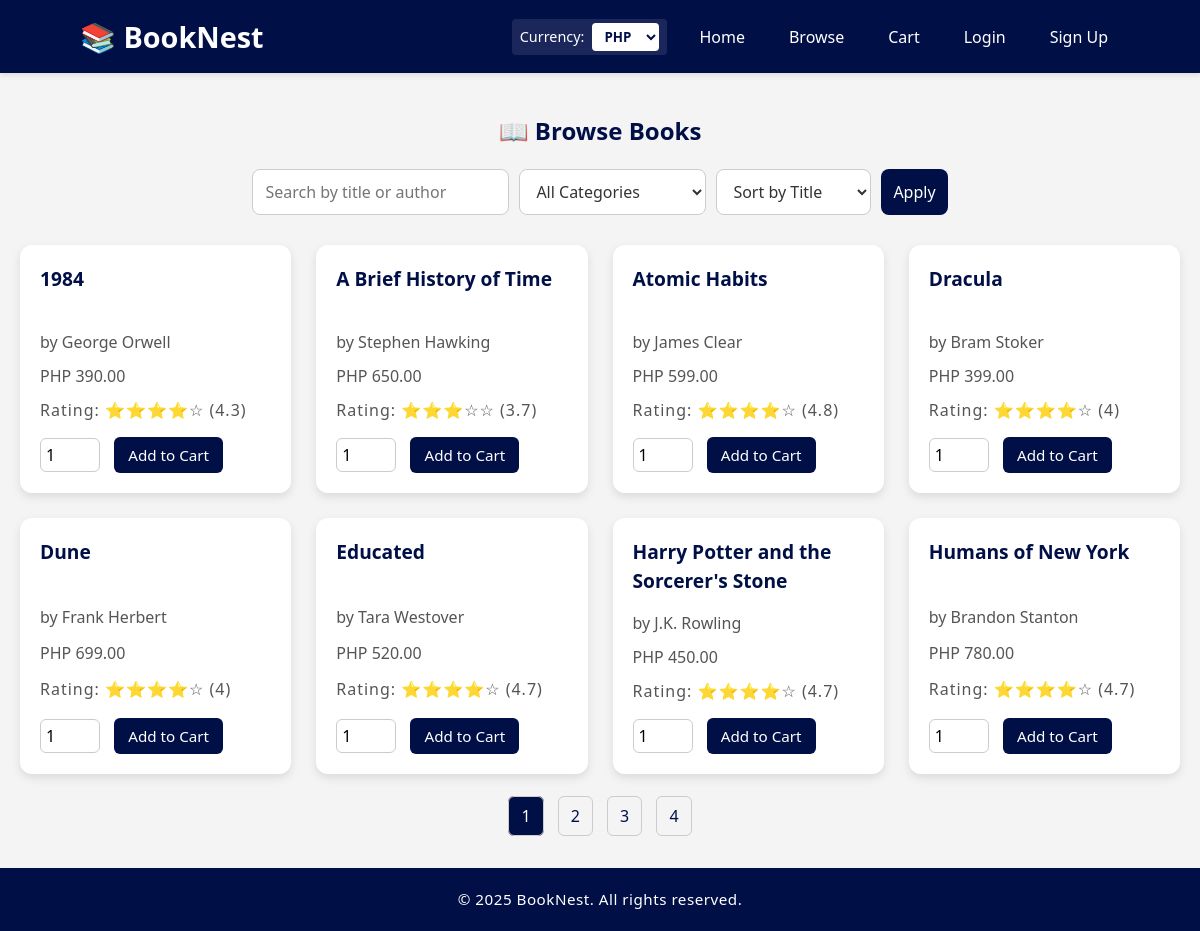
Screenshot of /browse.php with the database file from the repository.
### tables this page shows
CREATE TABLE `books` (
  `book_id` int(11) NOT NULL,
  `title` varchar(255) NOT NULL,
  `author` varchar(255) DEFAULT NULL,
  `price` decimal(10,2) NOT NULL,
  `stock` int(11) DEFAULT 0,
  `category_id` int(11) DEFAULT NULL,
  `is_featured` tinyint(1) DEFAULT 0,
  `is_digital` tinyint(1) DEFAULT 0
);

CREATE TABLE `currencies` (
  `currency_id` int(11) NOT NULL,
  `currency_code` varchar(10) NOT NULL,
  `exchange_rate` decimal(10,4) NOT NULL
);

### includes/currency_helper.php (called while the page is built, shortened)
<?php
if (!function_exists('display_price')) {
    function display_price($price) {
        global $conn;
        $currencyId = $_SESSION['currency_id'] ?? 1;
        $stmt = $conn->prepare("SELECT exchange_rate, currency_code FROM currencies WHERE currency_id = ?");
        $stmt->bind_param("i", $currencyId);
        $stmt->execute();
        $result = $stmt->get_result();
        $currency = $result->fetch_assoc();
        $rate = $currency['exchange_rate'] ?? 1.0;
        $code = $currency['currency_code'] ?? 'PHP';
        $converted = $price * $rate;
        return $code . ' ' . number_format($converted, 2);
    }
}
?>

### browse.php (the view, shortened to what this page needs)
<?php
require_once 'includes/db.php';
$page_css = '/BookNest/css/browse.css';
include 'includes/header.php';
$category_id = isset($_GET['category']) ? intval($_GET['category']) : 0;
$search = isset($_GET['search']) ? trim($_GET['search']) : '';
$sort = isset($_GET['sort']) ? $_GET['sort'] : 'title';
$limit = 8;
$page = isset($_GET['page']) ? max(1, intval($_GET['page'])) : 1;
$offset = ($page - 1) * $limit;
$where = [];
$params = [];
$types = '';
$where_sql = count($where) ? "WHERE " . implode(" AND ", $where) : "";
$count_query = $conn->prepare("SELECT COUNT(*) AS total FROM books $where_sql");
$count_query->execute();
$total = $count_query->get_result()->fetch_assoc()['total'];
$total_pages = ceil($total / $limit);
$query = $conn->prepare("SELECT * FROM books $where_sql ORDER BY $sort ASC LIMIT ? OFFSET ?");
if ($types) {
    $types_with_limit = $types . "ii";
    $params_with_limit = array_merge($params, [$limit, $offset]);
    $query->bind_param($types_with_limit, ...$params_with_limit);
} else {
    $query->bind_param("ii", $limit, $offset);
}
$query->execute();
$books_result = $query->get_result();
?>
<div class="container">
    <h2>📖 Browse Books</h2>
    <form method="get" action="" class="browse-filter-form">
        <input type="text" name="search" placeholder="Search by title or author" value="<?php echo htmlspecialchars($search); ?>">
        <select name="category">
            <option value="0">All Categories</option>
        </select>
        <select name="sort">
            <option value="title" <?php if ($sort == 'title') echo 'selected'; ?>>Sort by Title</option>
        </select>
        <button type="submit">Apply</button>
    </form>
    <div class="grid">
        <?php while ($book = $books_result->fetch_assoc()): ?>
            <div class="book-card">
                <h4><?php echo htmlspecialchars($book['title']); ?></h4>
                <p>by <?php echo htmlspecialchars($book['author']); ?></p>
                <p><?php echo display_price($book['price']); ?></p>
                <?php
                $rating_stmt = $conn->prepare("SELECT AVG(rating) as avg_rating FROM reviews WHERE book_id = ?");
                $rating_stmt->bind_param("i", $book['book_id']);
                $rating_stmt->execute();
                $avg_rating = $rating_stmt->get_result()->fetch_assoc()['avg_rating'];
                $stars = $avg_rating ? round($avg_rating, 1) : 0;
                ?>
                <p class="rating">Rating:
                    <?php
                    for ($i = 1; $i <= 5; $i++) {
                        echo $i <= $stars ? "⭐" : "☆";
                    }
                    echo " ($stars)";
                    ?>
                </p>
                <form method="post" action="cart.php">
                    <input type="number" name="quantity" value="1" min="1" required>
                    <button type="submit" name="add_to_cart">Add to Cart</button>
                </form>
            </div>
        <?php endwhile; ?>
    </div>
    <?php if ($total_pages > 1): ?>
        <div class="pagination">
            <?php for ($i = 1; $i <= $total_pages; $i++): ?>
                <a href="?page=<?php echo $i; ?>&search=<?php echo urlencode($search); ?>&category=<?php echo $category_id; ?>&sort=<?php echo $sort; ?>"
                   class="<?php echo $i == $page ? 'active' : ''; ?>"><?php echo $i; ?></a>
            <?php endfor; ?>
        </div>
    <?php endif; ?>
</div>
<?php include 'includes/footer.php'; ?>

### includes/header.php (shortened to what this page needs)
<?php
require_once 'includes/db.php';
require_once __DIR__ . '/currency_helper.php';
$currencies = [];
$currencyQuery = $conn->query("SELECT currency_id, currency_code, exchange_rate FROM currencies");
if ($currencyQuery) {
    $currencies = $currencyQuery->fetch_all(MYSQLI_ASSOC);
}
$currentCurrencyId = $_SESSION['currency_id'] ?? 1;
?>
<!DOCTYPE html>
<html lang="en">
<head>
    <link rel="stylesheet" href="/BookNest/css/header.css">
    <link rel="stylesheet" href="/BookNest/css/footer.css">
    <?php if (isset($page_css)): ?>
        <link rel="stylesheet" href="<?php echo $page_css; ?>">
    <?php endif; ?>
</head>
<body>
<?php if (empty($hideLayout)): ?>
<header>
    <div class="container">
        <h1>📚 BookNest</h1>
        <form method="post" class="currency-form">
            <label for="currency_id">Currency:</label>
            <select name="currency_id" id="currency_id" onchange="this.form.submit()">
                <?php foreach ($currencies as $cur): ?>
                    <option value="<?php echo $cur['currency_id']; ?>" <?php echo ($cur['currency_id'] == $currentCurrencyId) ? 'selected' : ''; ?>>
                        <?php echo htmlspecialchars($cur['currency_code']); ?>
                    </option>
                <?php endforeach; ?>
            </select>
        </form>
        <nav>
            <ul>
                <li><a href="/BookNest/index.php">Home</a></li>
                <li><a href="/BookNest/browse.php">Browse</a></li>
                <?php if (!isset($_SESSION['role']) || $_SESSION['role'] === 'customer'): ?>
                    <li><a href="/BookNest/cart.php">Cart</a></li>
                <?php endif; ?>
                <?php if (isset($_SESSION['user_id'])): ?>
                    <li><a href="/BookNest/logout.php">Logout</a></li>
                <?php else: ?>
                    <li><a href="/BookNest/login.php">Login</a></li>
                    <li><a href="/BookNest/register.php">Sign Up</a></li>
                <?php endif; ?>
            </ul>
        </nav>
    </div>
</header>
<main>
<?php endif; ?>

### includes/footer.php
</main>
<?php if (empty($hideLayout)): ?>
<footer>
  <div class="container">
    <p>&copy; 2025 BookNest. All rights reserved.</p>
  </div>
</footer>
<?php endif; ?>
</body>
</html>

### css/header.css (style rules this page uses)
* { font-family: 'Segoe UI', Tahoma, Geneva, Verdana, sans-serif; margin: 0; padding: 0; box-sizing: border-box; }
body { background-color: #f9f9f9; color: #333; line-height: 1.5; }
header { background-color: #010F47; padding: 15px 0; color: white; box-shadow: 0 2px 5px rgba(0, 0, 0, 0.1); }
header .container { width: 90%; max-width: 1200px; margin: auto; display: flex; justify-content: space-between; align-items: center; gap: 20px; flex-wrap: wrap; }
header h1 { flex: 1; font-size: 1.8rem; color: white; white-space: nowrap; }
.currency-form { display: flex; align-items: center; gap: 8px; background: rgba(255, 255, 255, 0.1); padding: 4px 8px; border-radius: 4px; }
.currency-form label { color: white; font-size: 0.9rem; white-space: nowrap; }
header .currency-form select { padding: 4px 8px !important; border-radius: 4px !important; border: none !important; background: white !important; color: #010F47 !important; font-weight: bold !important; cursor: pointer !important; margin-bottom: 0 !important; }
nav ul { list-style: none; display: flex; gap: 20px; flex-wrap: wrap; margin-left: auto; }
nav ul li a { color: white; text-decoration: none; font-weight: 500; padding: 8px 12px; border-radius: 6px; transition: background-color 0.3s ease; }

### css/footer.css (style rules this page uses)
footer { background-color: #010F47; color: white; padding: 20px 0; text-align: center; margin-top: 40px; }
footer .container { max-width: 1200px; margin: auto; padding: 0 20px; }
footer p { margin: 0; font-size: 0.95rem; letter-spacing: 0.5px; }

### css/browse.css (style rules this page uses)
body { background-color: #f4f4f4; font-family: 'Segoe UI', Tahoma, Geneva, Verdana, sans-serif; margin: 0; padding: 0; }
.container { max-width: 1200px; margin: 40px auto; padding: 0 20px; }
.container h2 { color: #010F47; margin-bottom: 20px; text-align: center; }
.browse-filter-form { display: flex; flex-wrap: wrap; justify-content: center; gap: 10px; margin-bottom: 30px; }
.browse-filter-form input[type="text"], .browse-filter-form select, .browse-filter-form button { padding: 10px 12px; font-size: 1rem; border-radius: 8px; border: 1px solid #ccc; background-color: #fff; color: #333; }
.browse-filter-form button { background: #010F47; color: white; border: none; cursor: pointer; transition: background-color 0.3s ease; }
.grid { display: grid; grid-template-columns: repeat(auto-fit, minmax(250px, 1fr)); gap: 25px; }
.book-card { background: #fff; border-radius: 12px; padding: 20px; box-shadow: 0 4px 10px rgba(0, 0, 0, 0.1); transition: transform 0.2s ease; display: flex; flex-direction: column; justify-content: space-between; }
.book-card h4 { font-size: 1.2rem; color: #010F47; margin-bottom: 10px; min-height: 50px; }
.book-card p { margin: 5px 0; color: #555; }
.rating { margin: 10px 0; color: #FFD700; font-size: 1rem; letter-spacing: 1px; }
.book-card input[type="number"] { width: 60px; padding: 5px; font-size: 1rem; border: 1px solid #ccc; border-radius: 6px; margin-right: 10px; margin-top: 10px; }
.book-card button { background-color: #010F47; color: white; padding: 8px 14px; border: none; border-radius: 6px; cursor: pointer; font-size: 0.95rem; transition: background-color 0.3s ease; margin-top: 10px; }
.pagination { text-align: center; margin-top: 30px; }
.pagination a { margin: 0 5px; padding: 8px 12px; text-decoration: none; color: #010F47; border: 1px solid #ccc; border-radius: 6px; transition: background 0.2s ease; }
.pagination a.active { background: #010F47; color: white; }

### rows the page displays
books: title "1984", author "George Orwell", price.exchange_rate "PHP 390.00", stars "4.3"
books: title "A Brief History of Time", author "Stephen Hawking", price.exchange_rate "PHP 650.00", stars "3.7"
books: title "Atomic Habits", author "James Clear", price.exchange_rate "PHP 599.00", stars "4.8"
books: title "Dracula", author "Bram Stoker", price.exchange_rate "PHP 399.00", stars "4"
books: title "Dune", author "Frank Herbert", price.exchange_rate "PHP 699.00", stars "4"
books: title "Educated", author "Tara Westover", price.exchange_rate "PHP 520.00", stars "4.7"
books: title "Harry Potter and the Sorcerer's Stone", author "J.K. Rowling", price.exchange_rate "PHP 450.00", stars "4.7"
books: title "Humans of New York", author "Brandon Stanton", price.exchange_rate "PHP 780.00", stars "4.7"

### other values shown
form field currency_id "PHP"
